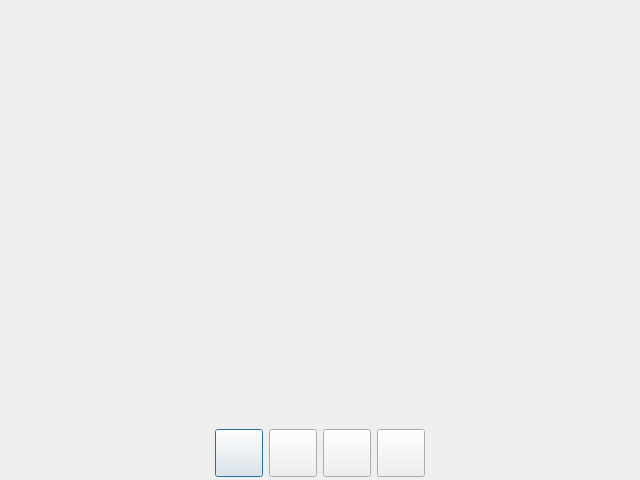
<?xml version="1.0" encoding="UTF-8"?>
<ui version="4.0">
 <class>TP_CoverViewer</class>
 <widget class="QDialog" name="TP_CoverViewer">
  <property name="geometry">
   <rect>
    <x>0</x>
    <y>0</y>
    <width>640</width>
    <height>480</height>
   </rect>
  </property>
  <property name="windowTitle">
   <string>Cover Viewer</string>
  </property>
  <layout class="QVBoxLayout" name="verticalLayout">
   <property name="spacing">
    <number>0</number>
   </property>
   <property name="bottomMargin">
    <number>0</number>
   </property>
   <item>
    <widget class="QLabel" name="label_Image">
     <property name="alignment">
      <set>Qt::AlignCenter</set>
     </property>
    </widget>
   </item>
   <item>
    <widget class="QWidget" name="container_ZoomingButtons" native="true">
     <property name="sizePolicy">
      <sizepolicy hsizetype="Preferred" vsizetype="Fixed">
       <horstretch>0</horstretch>
       <verstretch>0</verstretch>
      </sizepolicy>
     </property>
     <property name="minimumSize">
      <size>
       <width>0</width>
       <height>60</height>
      </size>
     </property>
     <property name="maximumSize">
      <size>
       <width>16777215</width>
       <height>60</height>
      </size>
     </property>
     <layout class="QHBoxLayout" name="horizontalLayout">
      <item>
       <spacer name="horizontalSpacer">
        <property name="orientation">
         <enum>Qt::Horizontal</enum>
        </property>
        <property name="sizeHint" stdset="0">
         <size>
          <width>40</width>
          <height>20</height>
         </size>
        </property>
       </spacer>
      </item>
      <item>
       <widget class="QPushButton" name="pushButton_ZoomIn">
        <property name="sizePolicy">
         <sizepolicy hsizetype="Fixed" vsizetype="Fixed">
          <horstretch>0</horstretch>
          <verstretch>0</verstretch>
         </sizepolicy>
        </property>
        <property name="minimumSize">
         <size>
          <width>48</width>
          <height>48</height>
         </size>
        </property>
        <property name="maximumSize">
         <size>
          <width>48</width>
          <height>48</height>
         </size>
        </property>
        <property name="toolTip">
         <string>Zoom in</string>
        </property>
        <property name="iconSize">
         <size>
          <width>36</width>
          <height>36</height>
         </size>
        </property>
       </widget>
      </item>
      <item>
       <widget class="QPushButton" name="pushButton_ZoomOut">
        <property name="sizePolicy">
         <sizepolicy hsizetype="Fixed" vsizetype="Fixed">
          <horstretch>0</horstretch>
          <verstretch>0</verstretch>
         </sizepolicy>
        </property>
        <property name="minimumSize">
         <size>
          <width>48</width>
          <height>48</height>
         </size>
        </property>
        <property name="maximumSize">
         <size>
          <width>48</width>
          <height>48</height>
         </size>
        </property>
        <property name="toolTip">
         <string>Zoom out</string>
        </property>
        <property name="iconSize">
         <size>
          <width>36</width>
          <height>36</height>
         </size>
        </property>
       </widget>
      </item>
      <item>
       <widget class="QPushButton" name="pushButton_OriginalSize">
        <property name="sizePolicy">
         <sizepolicy hsizetype="Fixed" vsizetype="Fixed">
          <horstretch>0</horstretch>
          <verstretch>0</verstretch>
         </sizepolicy>
        </property>
        <property name="minimumSize">
         <size>
          <width>48</width>
          <height>48</height>
         </size>
        </property>
        <property name="maximumSize">
         <size>
          <width>48</width>
          <height>48</height>
         </size>
        </property>
        <property name="toolTip">
         <string>Original size</string>
        </property>
        <property name="iconSize">
         <size>
          <width>36</width>
          <height>36</height>
         </size>
        </property>
       </widget>
      </item>
      <item>
       <widget class="QPushButton" name="pushButton_Maximize">
        <property name="sizePolicy">
         <sizepolicy hsizetype="Fixed" vsizetype="Fixed">
          <horstretch>0</horstretch>
          <verstretch>0</verstretch>
         </sizepolicy>
        </property>
        <property name="minimumSize">
         <size>
          <width>48</width>
          <height>48</height>
         </size>
        </property>
        <property name="maximumSize">
         <size>
          <width>48</width>
          <height>48</height>
         </size>
        </property>
        <property name="toolTip">
         <string>Maximize</string>
        </property>
        <property name="iconSize">
         <size>
          <width>40</width>
          <height>40</height>
         </size>
        </property>
       </widget>
      </item>
      <item>
       <spacer name="horizontalSpacer_2">
        <property name="orientation">
         <enum>Qt::Horizontal</enum>
        </property>
        <property name="sizeHint" stdset="0">
         <size>
          <width>40</width>
          <height>20</height>
         </size>
        </property>
       </spacer>
      </item>
     </layout>
    </widget>
   </item>
  </layout>
 </widget>
 <resources/>
 <connections/>
</ui>
